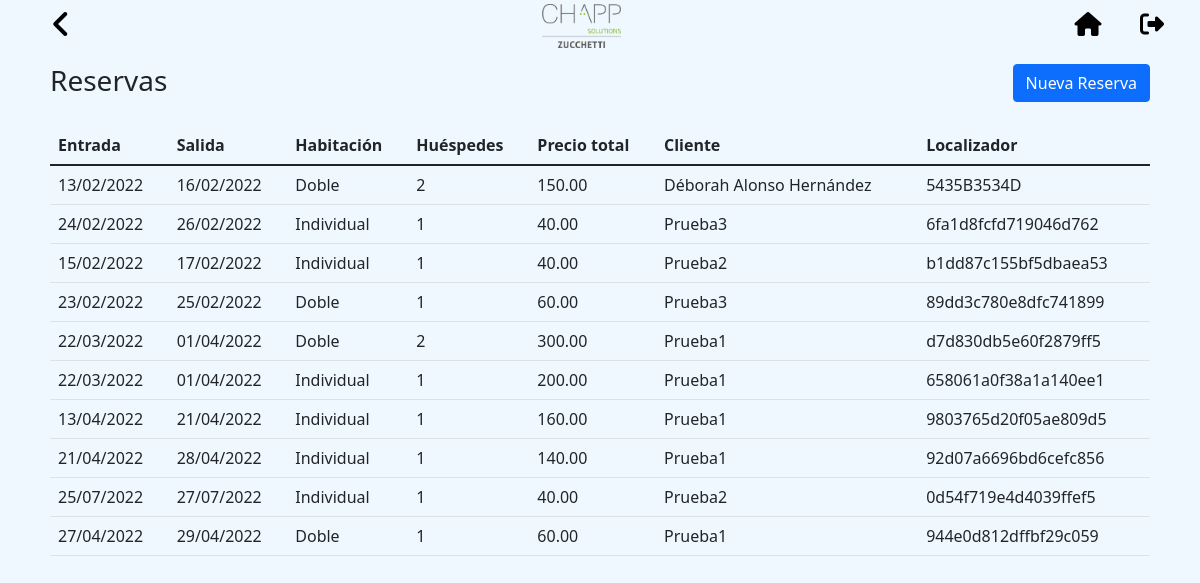
The app's page / (signed in), older data.
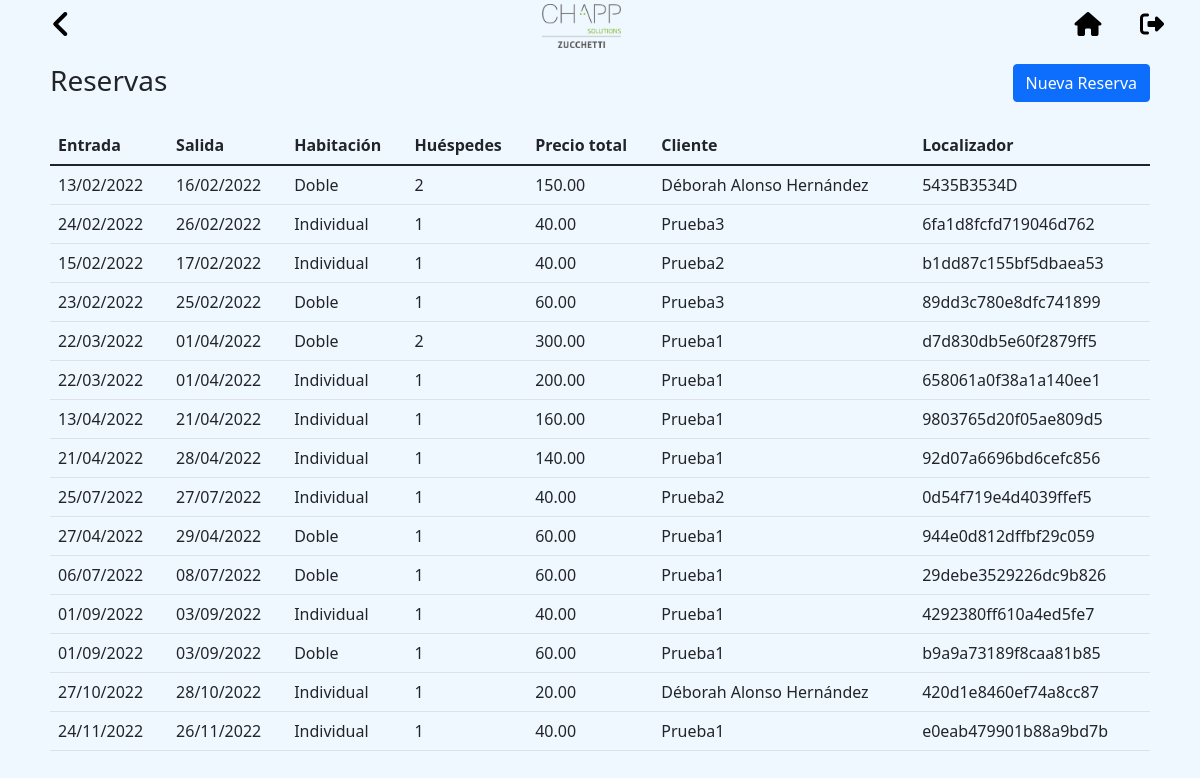
The same page, newer data.
### hotelbooking/models.py (models this page shows, shortened)
class Booking(models.Model):
    locator = models.CharField( primary_key = True, max_length = 10 )
    room_type = models.ForeignKey( RoomType, on_delete = models.DO_NOTHING  )
    num_guest = models.IntegerField( )
    customer = models.ForeignKey( Customer, on_delete = models.DO_NOTHING  )
    total_price = models.DecimalField( max_digits = 7, decimal_places = 2 )
    room_num = models.ForeignKey( Room, on_delete = models.DO_NOTHING  )
    checkin_date = models.DateField( )
    checkout_date = models.DateField( )
    created_date = models.DateTimeField( default=timezone.now )
    def formatCheckinDate(self):
        return self.checkin_date.strftime('%d/%m/%Y')
    def formatCheckinOut(self):
        return self.checkout_date.strftime('%d/%m/%Y')

class RoomType(models.Model):
    id = models.AutoField( primary_key = True )
    name = models.CharField( max_length = 50 )
    price = models.DecimalField( max_digits = 6, decimal_places = 2 )
    max_guest = models.PositiveSmallIntegerField( default = 1)
    created_date = models.DateTimeField( default=timezone.now )

class Customer(models.Model):
    id = models.AutoField( primary_key = True )
    name = models.CharField( max_length = 60 )
    email = models.CharField( max_length = 100, validators=[EMAIL_REGEX] )
    phone = models.CharField( max_length = 9 )
    country_code = models.CharField( max_length = 3 )
    created_date = models.DateTimeField( default=timezone.now )

### hotelbooking/views.py (the view)
# urls.py: path('', views.booking_list, name='booking_list'),
@login_required(login_url='/accounts/login/')
def booking_list(request):
    bookings = Booking.objects.all()
    return render(request, 'hotelbooking/booking_list.html', {'bookings': bookings})

### hotelbooking/templates/hotelbooking/booking_list.html
{% extends 'app/base.html' %}
{% load i18n %}
{% block content %}
    <div class="w-100 p-2">
        <div class="d-flex justify-content-between col-12 mt-2">
            <h3 class="mw-50 m-0" >{% trans 'Bookings' %}</h3>
            <button type="button" class="btn btn-primary" onclick="location.href='{% url 'new_booking' %}'">{% trans 'New Booking' %}</button>
        </div>
        <div class="table-responsive mt-4">
            <table id= "#bookings-table" class="table">
                <thead>
                    <tr>
                        <th scope="col">{% trans 'Check In' %}</th>
                        <th scope="col">{% trans 'Check Out' %}</th>
                        <th scope="col">{% trans 'Room Type' %}</th>
                        <th scope="col">{% trans 'Num Guests' %}</th>
                        <th scope="col">{% trans 'Total Price' %}</th>
                        <th scope="col">{% trans 'Customer' %}</th>
                        <th scope="col">{% trans 'Locator' %}</th>
                    </tr>
                </thead>
                <tbody>
                    {% for booking in bookings %}
                        <tr>
                            <td>{{ booking.formatCheckinDate }}</th>
                            <td>{{ booking.formatCheckinOut }}</td>
                            <td>{{ booking.room_type.name }}</td>
                            <td>{{ booking.num_guest }}</td>
                            <td>{{ booking.total_price }}</td>
                            <td>{{ booking.customer.name }}</td>
                            <td>{{ booking.locator }}</td>
                        </tr>
                    {% endfor %}
                </tbody>
            </table>
        </div>
    </div>
{% endblock %}

Row changes from the older to the newer data that the page shows:
added Booking: formatCheckinDate "06/07/2022", formatCheckinOut "08/07/2022", room_type.name "Doble", num_guest "1", total_price "60.00", customer.name "Prueba1", locator "29debe3529226dc9b826"
added Booking: formatCheckinDate "01/09/2022", formatCheckinOut "03/09/2022", room_type.name "Individual", num_guest "1", total_price "40.00", customer.name "Prueba1", locator "4292380ff610a4ed5fe7"
added Booking: formatCheckinDate "01/09/2022", formatCheckinOut "03/09/2022", room_type.name "Doble", num_guest "1", total_price "60.00", customer.name "Prueba1", locator "b9a9a73189f8caa81b85"
added Booking: formatCheckinDate "27/10/2022", formatCheckinOut "28/10/2022", room_type.name "Individual", num_guest "1", total_price "20.00", customer.name "Déborah Alonso Hernández", locator "420d1e8460ef74a8cc87"
added Booking: formatCheckinDate "24/11/2022", formatCheckinOut "26/11/2022", room_type.name "Individual", num_guest "1", total_price "40.00", customer.name "Prueba1", locator "e0eab479901b88a9bd7b"
